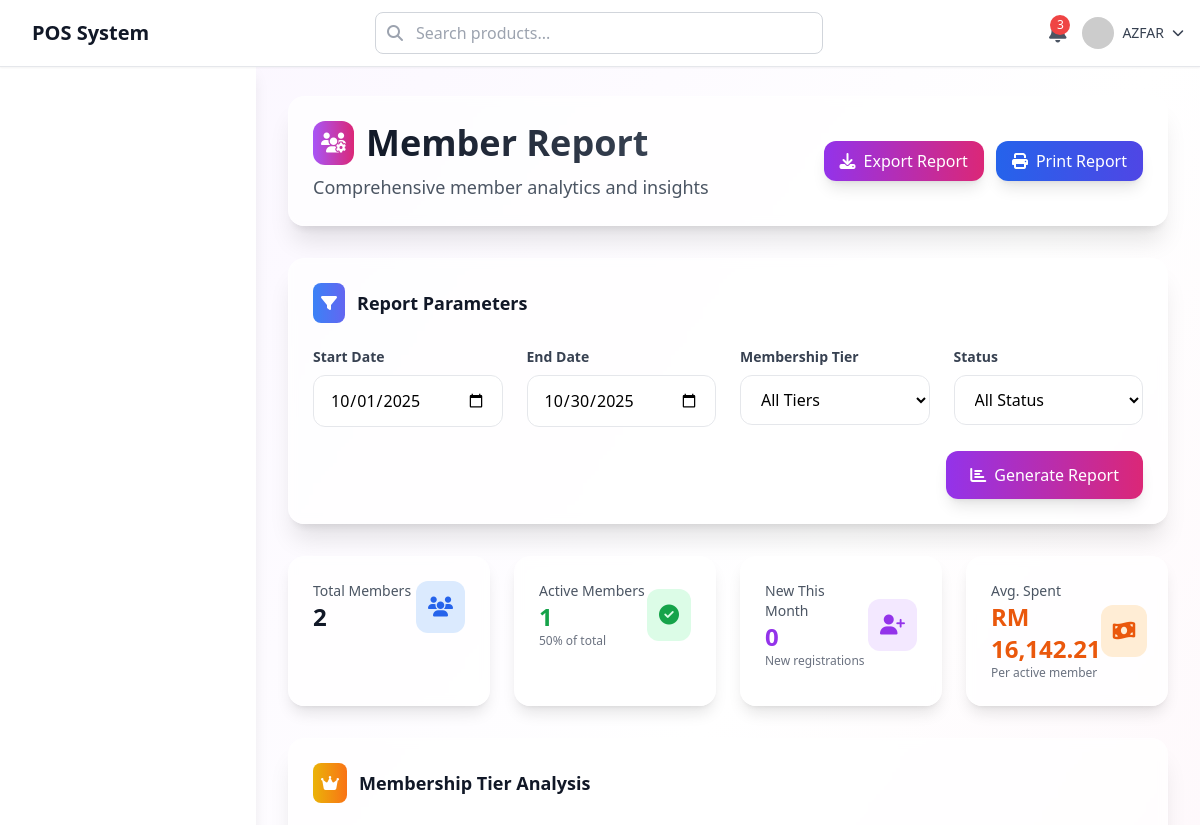
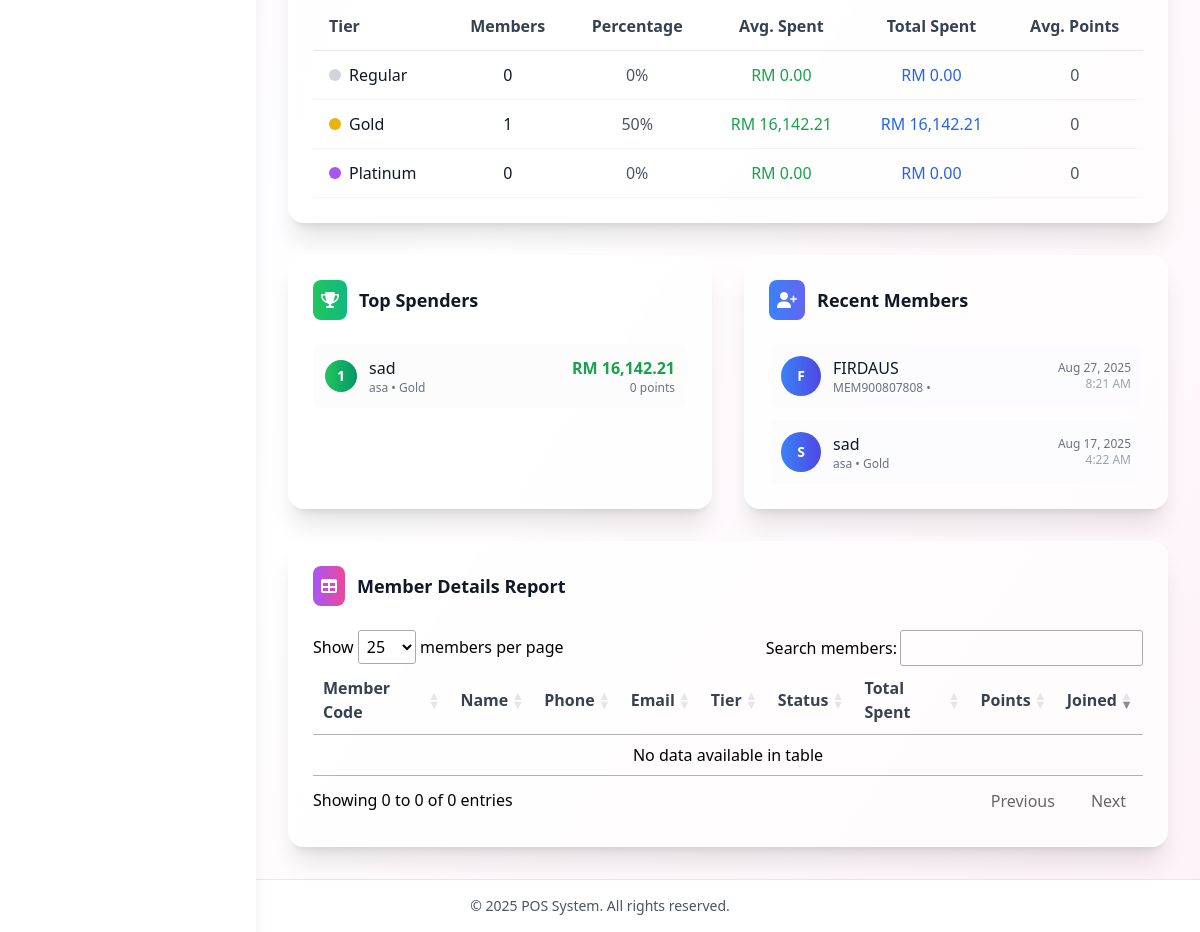
Screenshot of /member-report.php (signed in) with the database file from the repository (2 pictures, top to bottom).
### tables this page shows
CREATE TABLE IF NOT EXISTS `members` (
  `id` int NOT NULL AUTO_INCREMENT,
  `member_code` varchar(50) NOT NULL DEFAULT '-',
  `name` varchar(255) NOT NULL DEFAULT '-',
  `phone` varchar(50) DEFAULT '-',
  `email` varchar(255) DEFAULT '-',
  `address` text,
  `membership_tier_id` int DEFAULT '0',
  `total_points` int DEFAULT '0',
  `total_spent` decimal(10,2) DEFAULT '0.00',
  `is_active` tinyint(1) DEFAULT '1',
  `created_at` timestamp NULL DEFAULT CURRENT_TIMESTAMP,
  `updated_at` timestamp NULL DEFAULT CURRENT_TIMESTAMP ON UPDATE CURRENT_TIMESTAMP,
  PRIMARY KEY (`id`),
  UNIQUE KEY `member_code` (`member_code`),
  KEY `membership_tier_id` (`membership_tier_id`),
  KEY `idx_members_code` (`member_code`)
);

CREATE TABLE IF NOT EXISTS `membership_tiers` (
  `id` int NOT NULL AUTO_INCREMENT,
  `name` varchar(100) NOT NULL,
  `discount_percentage` decimal(5,2) DEFAULT '0.00',
  `description` text,
  `is_active` tinyint(1) DEFAULT '1',
  `created_at` timestamp NULL DEFAULT CURRENT_TIMESTAMP,
  `updated_at` timestamp NULL DEFAULT CURRENT_TIMESTAMP ON UPDATE CURRENT_TIMESTAMP,
  PRIMARY KEY (`id`)
);

### member-report.php (the view, shortened to what the rows shown need)
<?php
include 'include/conn.php';
include 'include/head.php';
include 'include/header.php';
$query_top_spenders = mysqli_query($conn, "SELECT
    m.member_code,
    m.name,
    m.total_spent,
    m.total_points,
    mt.name as tier_name
FROM members m
LEFT JOIN membership_tiers mt ON m.membership_tier_id = mt.id
WHERE m.is_active = 1
ORDER BY m.total_spent DESC
LIMIT 10");
$top_spenders = [];
while ($row = mysqli_fetch_array($query_top_spenders)) {
    $top_spenders[] = $row;
}
$query_recent_members = mysqli_query($conn, "SELECT
    m.member_code,
    m.name,
    m.phone,
    m.email,
    m.created_at,
    mt.name as tier_name
FROM members m
LEFT JOIN membership_tiers mt ON m.membership_tier_id = mt.id
ORDER BY m.created_at DESC
LIMIT 10");
$recent_members = [];
while ($row = mysqli_fetch_array($query_recent_members)) {
    $recent_members[] = $row;
}
?>
<div class="main-content ml-0 lg:ml-64 pt-16">
    <div class="p-4 sm:p-6 lg:p-8">
        <div class="backdrop-blur-sm bg-white/70 rounded-2xl shadow-xl border border-white/20 p-6 mb-8">
            <div class="flex flex-col sm:flex-row sm:justify-between sm:items-center space-y-4 sm:space-y-0">
                <div>
                    <div class="flex items-center space-x-3 mb-2">
                        <h1 class="text-3xl sm:text-4xl font-bold bg-gradient-to-r from-gray-900 to-gray-700 bg-clip-text text-transparent">
                        </h1>
                    </div>
                </div>
            </div>
        </div>
        <div class="backdrop-blur-sm bg-white/70 rounded-xl lg:rounded-2xl shadow-xl border border-white/20 p-4 lg:p-6 mb-6 lg:mb-8">
            <div class="overflow-x-auto">
                <table class="w-full text-sm lg:text-base">
                    <thead>
                        <tr class="border-b border-gray-200">
                            <th class="text-left py-3 px-4 font-semibold text-gray-700">Tier</th>
                            <th class="text-center py-3 px-4 font-semibold text-gray-700">Members</th>
                            <th class="text-center py-3 px-4 font-semibold text-gray-700">Percentage</th>
                            <th class="text-center py-3 px-4 font-semibold text-gray-700">Avg. Spent</th>
                            <th class="text-center py-3 px-4 font-semibold text-gray-700">Total Spent</th>
                            <th class="text-center py-3 px-4 font-semibold text-gray-700">Avg. Points</th>
                        </tr>
                    </thead>
                </table>
            </div>
        </div>
        <div class="grid grid-cols-1 lg:grid-cols-2 gap-6 lg:gap-8 mb-6 lg:mb-8">
            <div class="backdrop-blur-sm bg-white/70 rounded-xl lg:rounded-2xl shadow-xl border border-white/20 p-4 lg:p-6">
                <div class="space-y-3">
                    <?php foreach ($top_spenders as $index => $member): ?>
                        <div class="flex items-center justify-between p-3 bg-gray-50/50 rounded-lg hover:bg-gray-100/50 transition-colors duration-200">
                            <div class="flex items-center space-x-3">
                                <div class="w-8 h-8 bg-gradient-to-r from-green-500 to-emerald-600 rounded-full flex items-center justify-center text-white text-sm font-bold">
                                    <?php echo $index + 1; ?>
                                </div>
                                <div>
                                    <p class="font-medium text-gray-900"><?php echo htmlspecialchars($member['name']); ?></p>
                                    <p class="text-xs text-gray-500"><?php echo htmlspecialchars($member['member_code']); ?> • <?php echo htmlspecialchars($member['tier_name']); ?></p>
                                </div>
                            </div>
                            <div class="text-right">
                                <p class="font-bold text-green-600">RM <?php echo number_format($member['total_spent'], 2); ?></p>
                                <p class="text-xs text-gray-500"><?php echo number_format($member['total_points']); ?> points</p>
                            </div>
                        </div>
                    <?php endforeach; ?>
                </div>
            </div>
            <div class="backdrop-blur-sm bg-white/70 rounded-xl lg:rounded-2xl shadow-xl border border-white/20 p-4 lg:p-6">
                <div class="space-y-3">
                    <?php foreach ($recent_members as $member): ?>
                        <div class="flex items-center justify-between p-3 bg-gray-50/50 rounded-lg hover:bg-gray-100/50 transition-colors duration-200">
                            <div class="flex items-center space-x-3">
                                <div class="w-10 h-10 bg-gradient-to-r from-blue-500 to-indigo-600 rounded-full flex items-center justify-center text-white text-sm font-bold">
                                    <?php echo strtoupper(substr($member['name'], 0, 1)); ?>
                                </div>
                                <div>
                                    <p class="font-medium text-gray-900"><?php echo htmlspecialchars($member['name']); ?></p>
                                    <p class="text-xs text-gray-500"><?php echo htmlspecialchars($member['member_code']); ?> • <?php echo htmlspecialchars($member['tier_name']); ?></p>
                                </div>
                            </div>
                            <div class="text-right">
                                <p class="text-xs text-gray-500"><?php echo date('M j, Y', strtotime($member['created_at'])); ?></p>
                                <p class="text-xs text-gray-400"><?php echo date('g:i A', strtotime($member['created_at'])); ?></p>
                            </div>
                        </div>
                    <?php endforeach; ?>
                </div>
            </div>
        </div>
        <div class="backdrop-blur-sm bg-white/70 rounded-xl lg:rounded-2xl shadow-xl border border-white/20 p-4 lg:p-6">
            <div class="overflow-x-auto">
                <table id="member-report-table" class="w-full text-sm lg:text-base">
                    <thead>
                        <tr class="border-b border-gray-200">
                            <th class="text-left py-3 px-4 font-semibold text-gray-700">Member Code</th>
                            <th class="text-left py-3 px-4 font-semibold text-gray-700">Name</th>
                            <th class="text-left py-3 px-4 font-semibold text-gray-700">Phone</th>
                            <th class="text-left py-3 px-4 font-semibold text-gray-700">Email</th>
                            <th class="text-center py-3 px-4 font-semibold text-gray-700">Tier</th>
                            <th class="text-center py-3 px-4 font-semibold text-gray-700">Status</th>
                            <th class="text-center py-3 px-4 font-semibold text-gray-700">Total Spent</th>
                            <th class="text-center py-3 px-4 font-semibold text-gray-700">Points</th>
                            <th class="text-center py-3 px-4 font-semibold text-gray-700">Joined</th>
                        </tr>
                    </thead>
                </table>
            </div>
        </div>
    </div>
</div>
<?php include 'include/footer.php'; ?>

### rows the page displays
members: name "sad", member_code "asa", membership_tier.name "Gold", total_spent "16,142.21", total_points "0", name "S", created_at "Aug 17, 2025", created_at "4:22 AM"
members: name "F", name "FIRDAUS", member_code "MEM900807808", created_at "Aug 27, 2025", created_at "8:21 AM"

### other values shown
$_SESSION['username'] "AZFAR"
$total_members "2"
$active_members "1"
$new_members_this_month "0"
$avg_stats['avg_total_spent'] "16,142.21"
$tier['tier_name'] "Regular"
$tier['member_count'] "0"
$tier['avg_spent'] "0.00"
$tier['total_spent'] "0.00"
$tier['avg_points'] "0"
$tier['tier_name'] "Gold"
$tier['member_count'] "1"
$tier['avg_spent'] "16,142.21"
$tier['total_spent'] "16,142.21"
$tier['tier_name'] "Platinum"
